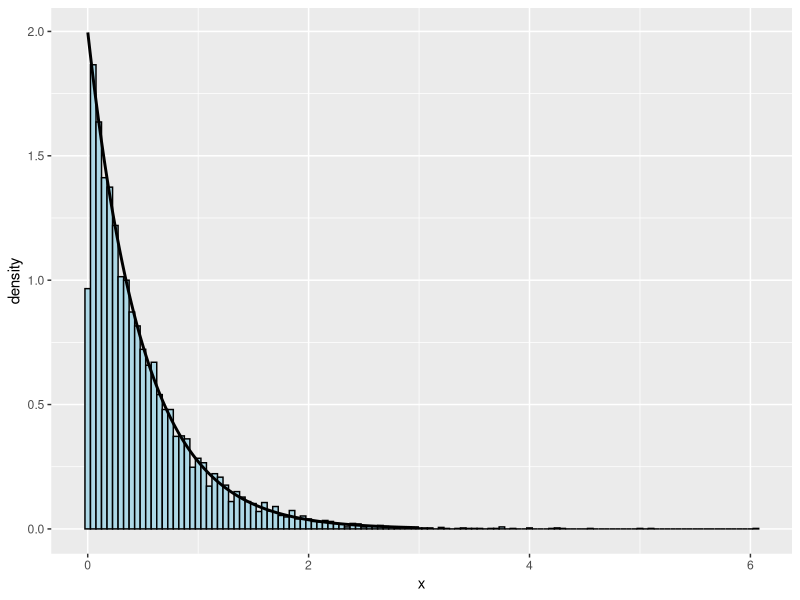

Generate this figure with R:
# Inverse Transformation
# @author: Bangda Sun
# @date: 05/19/2017

# Suppose we know X ~ F (cdf), we can generate U ~ Unif(0,1)
# then evaluate F^{-1}(U), these would be the sample of X
# Therefore:
#
#   (1) F should invertible, 
#   (2) X is continuous
#
#


### Algorithm ###
# 1. Find F^{-1}, F is the cdf
# 2. For n = 1 to N
#       u ~ Unif(0, 1)
#       x = F^{-1}(u)

### Example 1 ###
# Suppose we want to sample from f(x) = 2 * exp(-2*x)

forigin = function(x) {
  u = 2 * exp(-2*x)
  return(u)
}

Forigin = function(x) {
  u = 1 - exp(-2*x)
  return(u)
}

Finverse = function(u) {
  x = ifelse((u < 0) | (u > 1), 0, -(1/2) * log(1 - u))
  return(x)
}

u  = runif(10000, min = 0, max = 1)
x  = Finverse(u)
t  = seq(.001, 3, by = .001) 
ft = forigin(t)

library(ggplot2)
ggplot() +
  geom_histogram(aes(x, ..density..), binwidth = .05, fill = "lightblue", color = "black", 
                 stat = "bin") +
  geom_line(mapping = aes(x = t, y = ft), size = 1)
